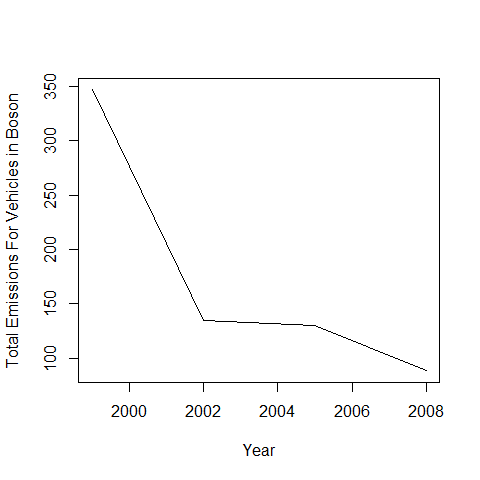

Source code (R):
SCC_Vehicles <- SCC[grepl("Vehicles",SCC$EI.Sector),]
NEI_Baltimore_Vehicles <- sqldf(sprintf("SELECT * from NEI_Baltimore where SCC IN (\"%s\")",paste(SCC_Vehicles$SCC, collapse='","')))
NEI_Baltimore_Vehicles_Sums <- aggregate(Emissions ~ year, NEI_Baltimore_Vehicles, sum)
plot(NEI_Baltimore_Vehicles_Sums$year, NEI_Baltimore_Vehicles_Sums$Emissions, type="l", xlab="Year", ylab="Total Emissions For Vehicles in Boson")
